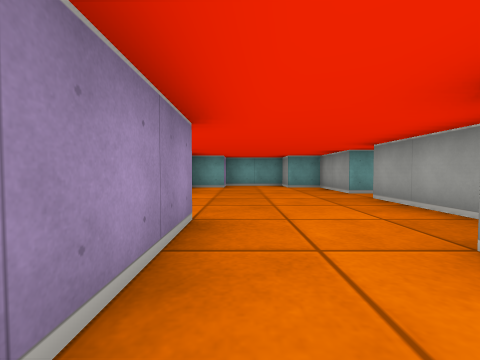
[1] (above)

12 first-person views from a walk through a cub3D level. The camera is about half as high as the walls, tilts 2° down and sees 90° across. The floor is counted in squares. Each view is taken from the middle of a square. On the plan, view 1 faces up. The plan holds only what a view shows up to about 9 squares ahead; the rest is blank.

[2]
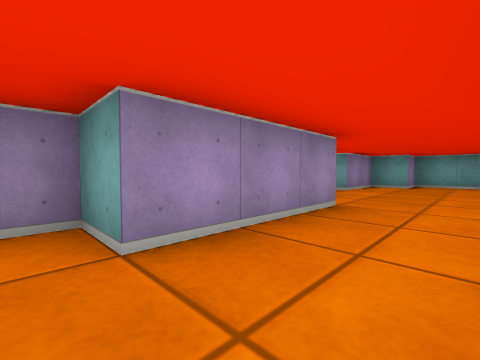

[3]
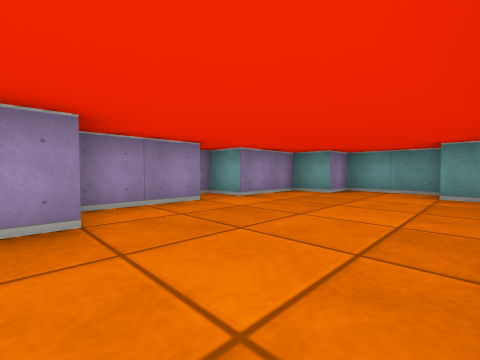

[4]
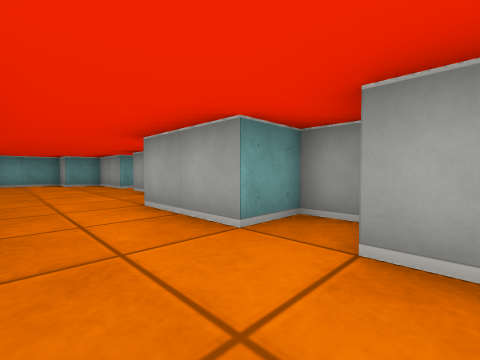

[5]
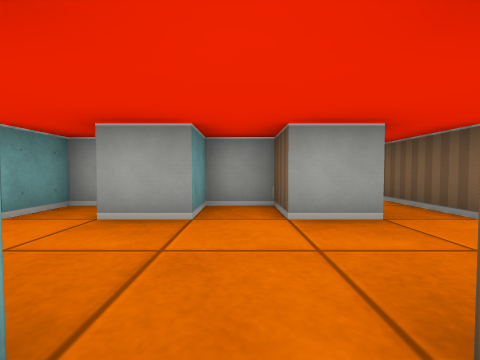

[6]
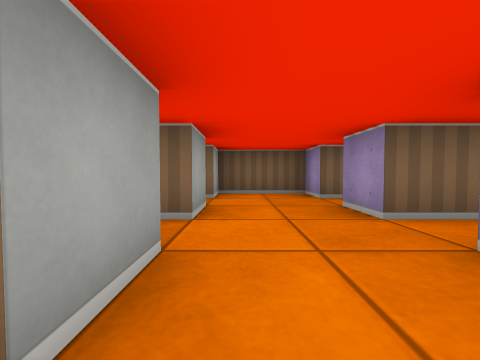

[7]
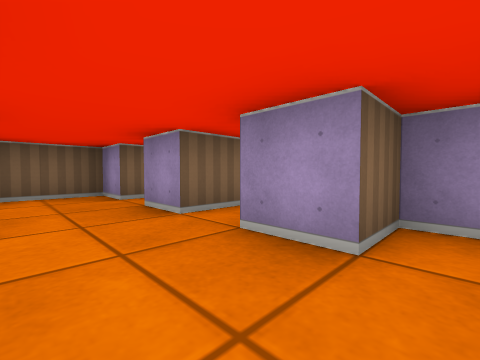

[8]
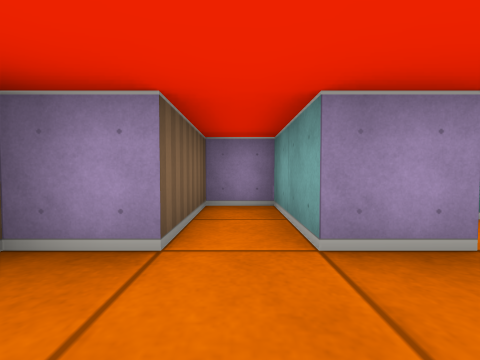

[9]
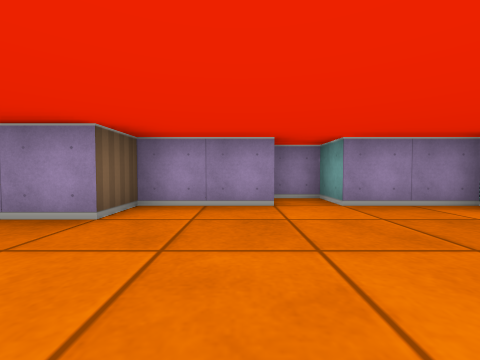

[10]
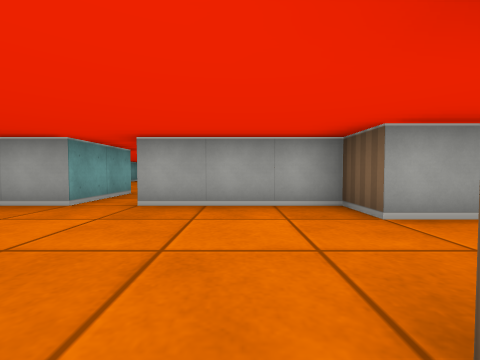

[11]
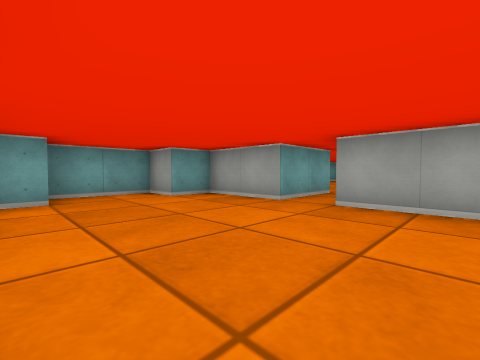

[12]
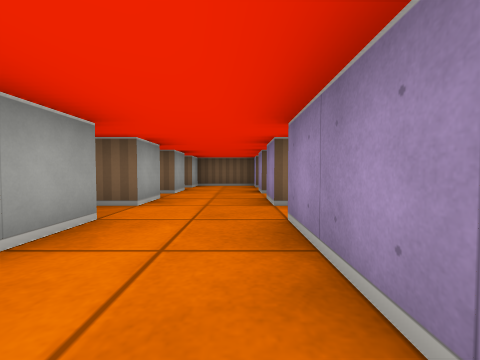

### Floor plan
Ten units are one square. View 1 is at (0, 0); x grows to the right and y downward. Boxes are objects, and circles mark ways between rooms. Rooms are numbered by the first view taken in them; rooms with no view inside come last. Other rooms are left out.
<svg viewBox="-30 -90 70 160">
<path fill="none" stroke="#000" d="M-15 -46 -15 -25 -5 -25 -5 5 -15 5 -15 15 -5 15M25 -55 25 -75 15 -75 15 -85 -5 -85 -5 -75 -15 -75 -15 -55 -25 -55 -25 -46M15 15 21 15M25 12 25 5 15 5 15 -15 25 -15 25 -45M-5 15 -5 25 -15 25M-16 35 -5 35 -5 45M15 46 15 35 25 35 25 25 15 25 15 15M-5 45 -25 45 -25 55 -5 55 -5 65 15 65 15 55"/>
<circle cx="5" cy="20" r="3" fill="#2a7"/>
<circle cx="5" cy="40" r="3" fill="#2a7"/>
<text x="0" y="-40">1</text>
<text x="0" y="30">2</text>
<text x="0" y="50">3</text>
</svg>
Room 1 opens to room 2. Room 2 opens to room 3.

Where each view was taken, in squares from view 1:
view 1: 0 up, 0 right, facing up
view 2: 1 down, 1 right, facing up-left
view 3: 2 up, 2 right, facing up-left
view 4: 2 down, 0 right, facing up-right
view 5: 3 down, 1 left, facing right
view 6: 1 down, 1 right, facing down
view 7: 1 down, 1 right, facing down-left
view 8: 5 down, 1 right, facing left
view 9: 4 up, 2 right, facing left
view 10: 3 up, 1 left, facing right
view 11: 3 up, 1 left, facing up-right
view 12: 2 up, 0 right, facing down
